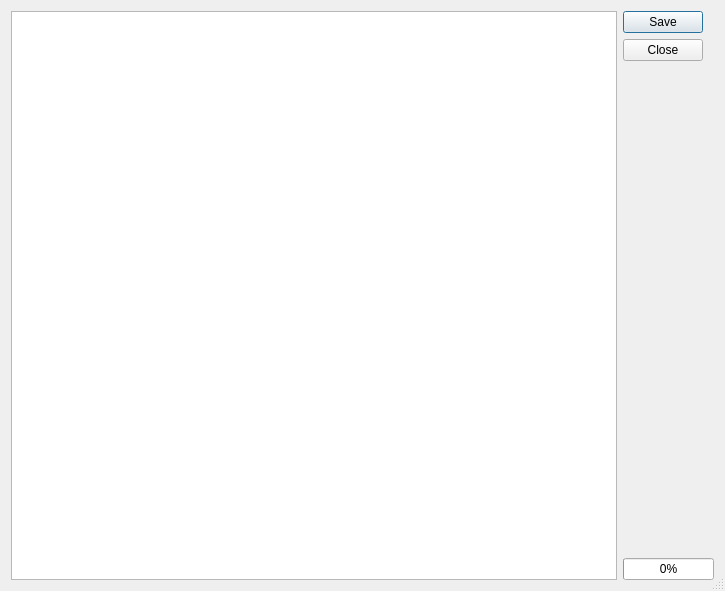
<?xml version="1.0" encoding="UTF-8"?>
<ui version="4.0">
 <class>PlingPlongPRFDialog</class>
 <widget class="QDialog" name="PlingPlongPRFDialog">
  <property name="windowModality">
   <enum>Qt::ApplicationModal</enum>
  </property>
  <property name="geometry">
   <rect>
    <x>0</x>
    <y>0</y>
    <width>725</width>
    <height>591</height>
   </rect>
  </property>
  <property name="windowTitle">
   <string>PRF Report</string>
  </property>
  <property name="toolTip">
   <string>Report all music to PRF</string>
  </property>
  <property name="sizeGripEnabled">
   <bool>true</bool>
  </property>
  <layout class="QGridLayout" name="gridLayout">
   <item row="0" column="0">
    <layout class="QHBoxLayout" name="horizontalLayout">
     <item>
      <widget class="QTextBrowser" name="textBrowser">
       <property name="sizePolicy">
        <sizepolicy hsizetype="MinimumExpanding" vsizetype="Expanding">
         <horstretch>0</horstretch>
         <verstretch>0</verstretch>
        </sizepolicy>
       </property>
       <property name="tabChangesFocus">
        <bool>true</bool>
       </property>
       <property name="undoRedoEnabled">
        <bool>true</bool>
       </property>
       <property name="readOnly">
        <bool>false</bool>
       </property>
      </widget>
     </item>
     <item>
      <layout class="QVBoxLayout" name="verticalLayout">
       <item>
        <widget class="QDialogButtonBox" name="buttonBox">
         <property name="orientation">
          <enum>Qt::Vertical</enum>
         </property>
         <property name="standardButtons">
          <set>QDialogButtonBox::Close|QDialogButtonBox::Save</set>
         </property>
        </widget>
       </item>
       <item>
        <widget class="QProgressBar" name="progressBar">
         <property name="sizePolicy">
          <sizepolicy hsizetype="Minimum" vsizetype="Fixed">
           <horstretch>0</horstretch>
           <verstretch>0</verstretch>
          </sizepolicy>
         </property>
         <property name="value">
          <number>0</number>
         </property>
        </widget>
       </item>
      </layout>
     </item>
    </layout>
   </item>
  </layout>
 </widget>
 <resources/>
 <connections>
  <connection>
   <sender>buttonBox</sender>
   <signal>rejected()</signal>
   <receiver>PlingPlongPRFDialog</receiver>
   <slot>reject()</slot>
   <hints>
    <hint type="sourcelabel">
     <x>316</x>
     <y>260</y>
    </hint>
    <hint type="destinationlabel">
     <x>286</x>
     <y>274</y>
    </hint>
   </hints>
  </connection>
 </connections>
</ui>
